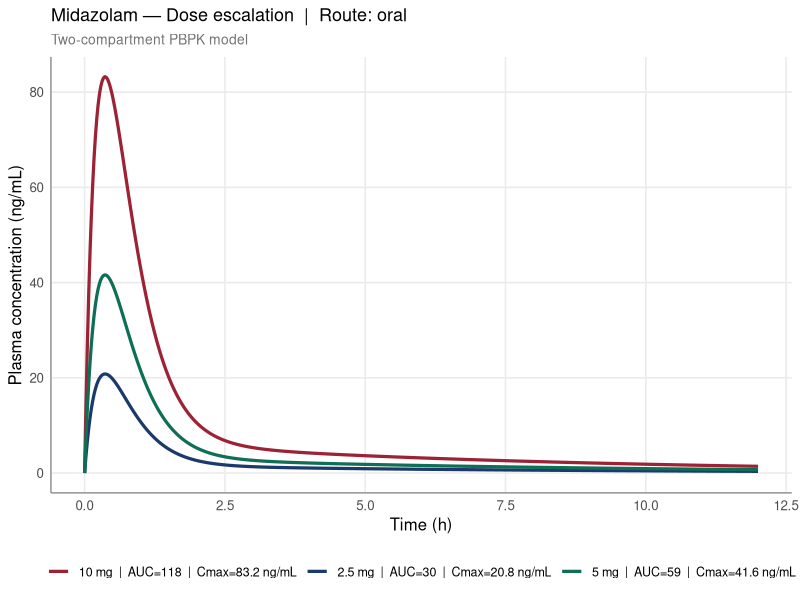
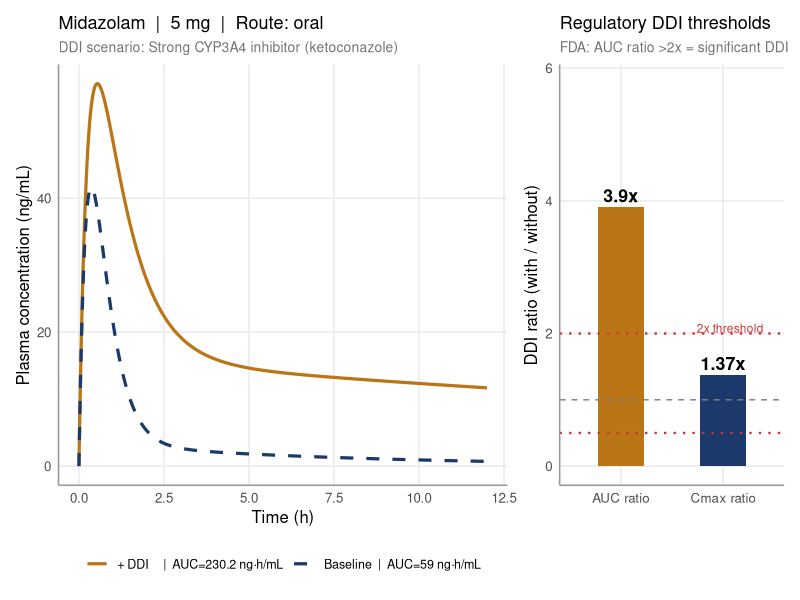
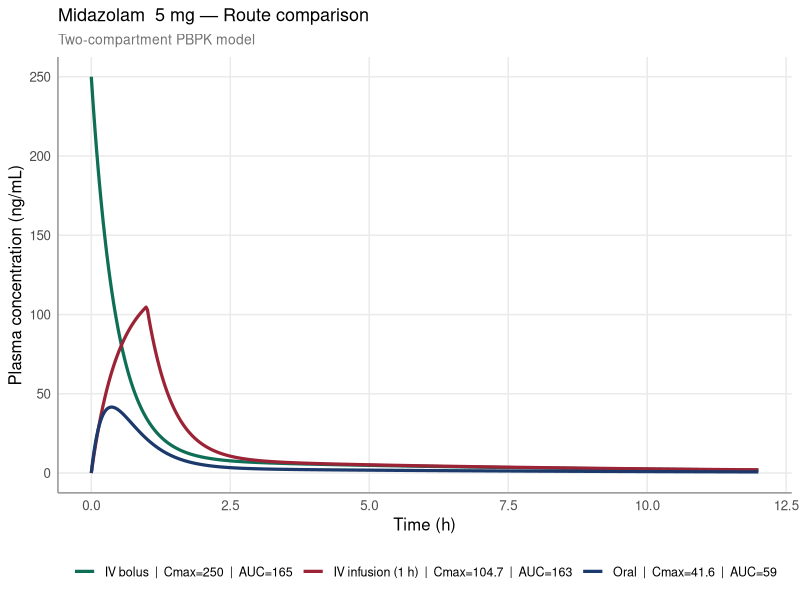
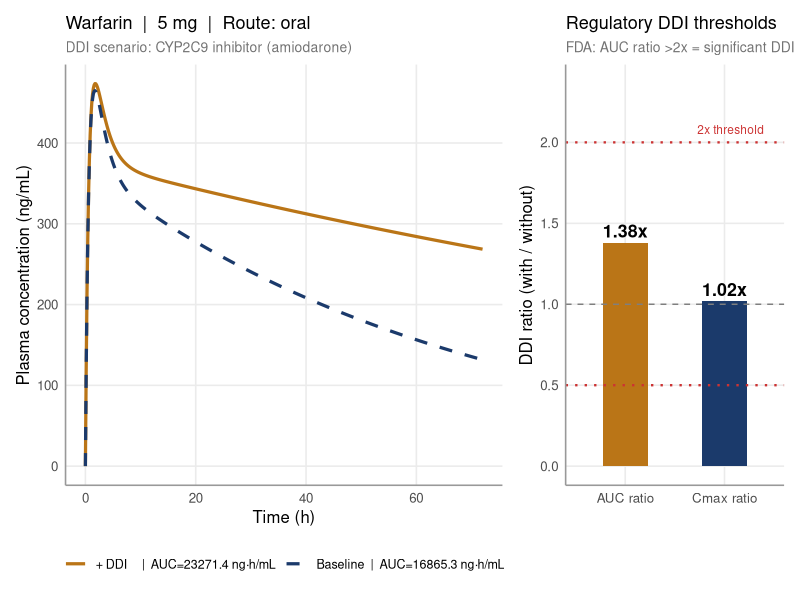
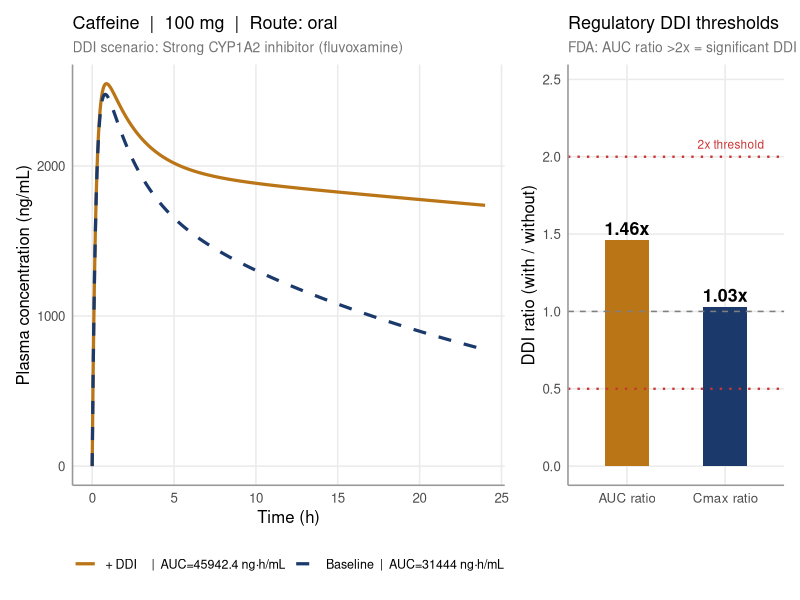
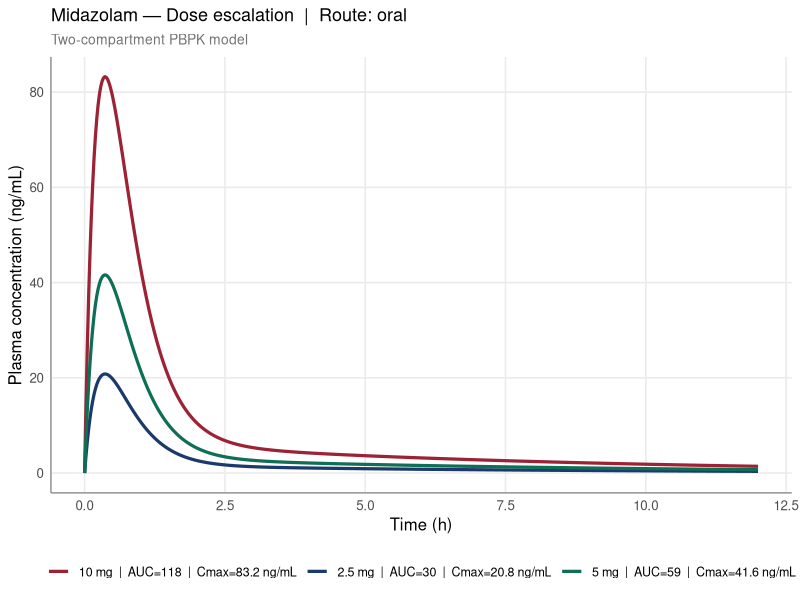
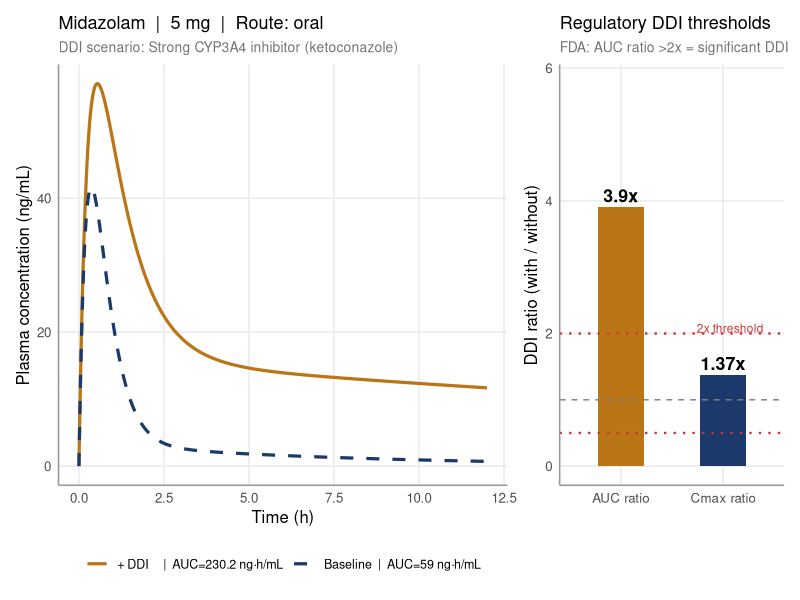
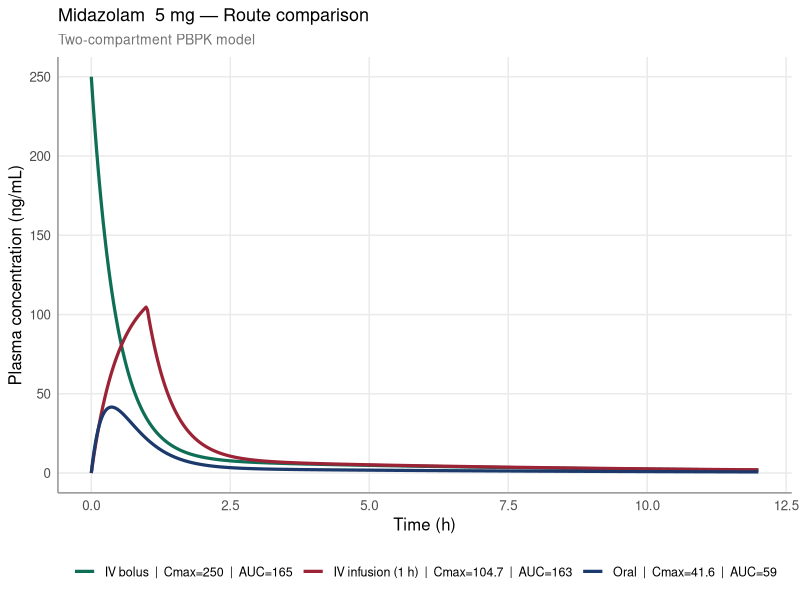

R code for these plots, in order:
# =============================================================================
# PBPK Two-Compartment Model with DDI Simulation
# =============================================================================
# Author : Krima R. Patel, Pharm.D. | M.S. Pharmaceutical Sciences Candidate
#          University at Buffalo, SUNY
#
# Required packages:
#   install.packages(c("deSolve", "ggplot2", "dplyr", "tidyr", "patchwork"))
# =============================================================================

library(deSolve)
library(ggplot2)
library(dplyr)
library(tidyr)
library(patchwork)

COL_BASE  <- "#1B3A6B"
COL_DDI   <- "#BA7517"
COL_DOSES <- c("#1B3A6B", "#0F6E56", "#9B2335")
THEME_CLN <- theme_minimal(base_size = 12) +
  theme(panel.grid.minor = element_blank(),
        panel.grid.major = element_line(color = "grey92"),
        axis.line = element_line(color = "grey60"),
        plot.title = element_text(size = 13, face = "plain"),
        plot.subtitle = element_text(size = 10, color = "grey45"),
        legend.position = "bottom",
        legend.text = element_text(size = 9))

# --------------------------------------------------------------------------
# Drug library
# --------------------------------------------------------------------------
drug_params <- list(
  midazolam = list(name="Midazolam", enzyme="CYP3A4", F=0.36, ka=3.5,
                   Vc=20, Vp=70, CL=28, Q=15, fm=0.95, mw=325.8,
                   doses=c(2.5,5,10), dose_unit="mg"),
  caffeine  = list(name="Caffeine",  enzyme="CYP1A2", F=1.00, ka=4.2,
                   Vc=35, Vp=15, CL=1.9, Q=5,  fm=0.95, mw=194.2,
                   doses=c(50,100,200), dose_unit="mg"),
  warfarin  = list(name="Warfarin",  enzyme="CYP2C9", F=0.99, ka=1.5,
                   Vc=8,  Vp=5,  CL=0.19,Q=1.5,fm=0.90, mw=308.3,
                   doses=c(2.5,5,10), dose_unit="mg")
)

# --------------------------------------------------------------------------
# DDI presets
# --------------------------------------------------------------------------
ddi_presets <- list(
  ketoconazole = list(label="Strong CYP3A4 inhibitor (ketoconazole)", enzyme="CYP3A4", R_inh=0.95),
  fluconazole  = list(label="Moderate CYP3A4 inhibitor (fluconazole)",enzyme="CYP3A4", R_inh=0.55),
  rifampicin   = list(label="CYP3A4 inducer (rifampicin)",            enzyme="CYP3A4", R_inh=-0.60),
  fluvoxamine  = list(label="Strong CYP1A2 inhibitor (fluvoxamine)",  enzyme="CYP1A2", R_inh=0.90),
  amiodarone   = list(label="CYP2C9 inhibitor (amiodarone)",          enzyme="CYP2C9", R_inh=0.75)
)

# --------------------------------------------------------------------------
# Effective clearance (DDI adjustment)
# CL_eff = CL * (1 - fm * R_inhibition)
# --------------------------------------------------------------------------
effective_cl <- function(drug, perpetrator = NULL) {
  if (is.null(perpetrator)) return(drug$CL)
  mod   <- ddi_presets[[perpetrator]]
  R_inh <- if (!is.null(mod) && mod$enzyme == drug$enzyme) mod$R_inh else 0
  max(drug$CL * (1 - drug$fm * R_inh), 0.001)
}

# --------------------------------------------------------------------------
# ODE system — two-compartment PBPK
# State: c(A_gut, A_central, A_periph)
#
# Oral:
#   dA_gut/dt = -ka * A_gut
#   dA_c/dt   = F*ka*A_gut - (CL_eff/Vc)*A_c - (Q/Vc)*A_c + (Q/Vp)*A_p
#   dA_p/dt   = (Q/Vc)*A_c - (Q/Vp)*A_p
#
# IV bolus: A_gut=0, A_c(0)=Dose
# IV infusion (1h): zero-order rate into central for t <= 1
# --------------------------------------------------------------------------
pbpk_ode <- function(t, y, parms) {
  with(as.list(c(y, parms)), {
    inf_rate <- if (route == "iv_infusion" && t <= 1) dose / 1.0 else 0
    dA_gut   <- if (route == "oral") -ka * A_gut else 0
    dA_c     <- (if (route == "oral") F_oral * ka * A_gut else 0) +
                inf_rate - (CL_eff/Vc)*A_central - (Q/Vc)*A_central + (Q/Vp)*A_periph
    dA_p     <- (Q/Vc)*A_central - (Q/Vp)*A_periph
    list(c(dA_gut=dA_gut, A_central=dA_c, A_periph=dA_p))
  })
}

# --------------------------------------------------------------------------
# Simulation
# --------------------------------------------------------------------------
simulate_pbpk <- function(drug, dose, t_end=24, route="oral",
                           perpetrator=NULL, n_points=500) {
  CL_eff <- effective_cl(drug, perpetrator)
  parms  <- list(ka=drug$ka, F_oral=drug$F, Vc=drug$Vc, Vp=drug$Vp,
                 CL_eff=CL_eff, Q=drug$Q, route=route, dose=dose)
  y0 <- switch(route,
    oral        = c(A_gut=dose, A_central=0, A_periph=0),
    iv_bolus    = c(A_gut=0,    A_central=dose, A_periph=0),
    iv_infusion = c(A_gut=0,    A_central=0,    A_periph=0)
  )
  times <- seq(0, t_end, length.out=n_points)
  sol   <- ode(y=y0, times=times, func=pbpk_ode, parms=parms, method="lsoda")
  C     <- pmax(sol[,"A_central"] / drug$Vc, 0) * 1000  # mg/L -> ng/mL

  AUC  <- sum(diff(times) * (C[-length(C)] + C[-1]) / 2)
  Cmax <- max(C);  Tmax <- times[which.max(C)]

  idx <- seq(floor(0.7*n_points), n_points)
  fit <- tryCatch({
    m <- lm(log(C[idx][C[idx]>0]) ~ times[idx][C[idx]>0])
    kel <- -coef(m)[2];  if (kel>0) log(2)/kel else NA_real_
  }, error=function(e) NA_real_)

  data.frame(time=times, C_ng_mL=C, CL_eff=CL_eff,
             AUC=AUC, Cmax=Cmax, Tmax=Tmax, t_half=fit)
}

pk_summary <- function(df, label) {
  tibble(Scenario=label,
         `AUC (ng·h/mL)`=round(df$AUC[1],1),
         `Cmax (ng/mL)` =round(df$Cmax[1],1),
         `Tmax (h)`     =round(df$Tmax[1],2),
         `t½ (h)`       =round(df$t_half[1],2))
}

# --------------------------------------------------------------------------
# Plot: DDI comparison
# --------------------------------------------------------------------------
plot_ddi <- function(drug_key, dose, perpetrator, route="oral",
                     t_end=24, save_png=FALSE) {
  drug  <- drug_params[[drug_key]]
  base  <- simulate_pbpk(drug, dose, t_end, route)
  ddi_r <- simulate_pbpk(drug, dose, t_end, route, perpetrator)
  auc_r <- ddi_r$AUC[1]/base$AUC[1]
  cmax_r<- ddi_r$Cmax[1]/base$Cmax[1]
  lbl   <- ddi_presets[[perpetrator]]$label

  df <- bind_rows(
    base  %>% mutate(scenario=paste0("Baseline  |  AUC=",round(base$AUC[1],1)," ng·h/mL")),
    ddi_r %>% mutate(scenario=paste0("+ DDI     |  AUC=",round(ddi_r$AUC[1],1)," ng·h/mL"))
  )
  scn_col <- setNames(c(COL_BASE, COL_DDI), unique(df$scenario))

  p1 <- ggplot(df, aes(time, C_ng_mL, color=scenario, linetype=scenario)) +
    geom_line(linewidth=1.1) +
    scale_color_manual(values=scn_col) +
    scale_linetype_manual(values=c("solid","dashed")) +
    labs(x="Time (h)", y="Plasma concentration (ng/mL)",
         title=paste0(drug$name,"  |  ",dose," mg  |  Route: ",route),
         subtitle=paste0("DDI scenario: ",lbl), color=NULL, linetype=NULL) +
    THEME_CLN

  mdf <- tibble(Metric=c("AUC ratio","Cmax ratio"), Value=c(auc_r,cmax_r))
  p2  <- ggplot(mdf, aes(Metric, Value, fill=Metric)) +
    geom_col(width=0.45, show.legend=FALSE) +
    geom_hline(yintercept=1, linetype="dashed", color="grey50") +
    geom_hline(yintercept=2, linetype="dotted", color="#cc3333", linewidth=0.8) +
    geom_hline(yintercept=0.5, linetype="dotted", color="#cc3333", linewidth=0.8) +
    geom_text(aes(label=paste0(round(Value,2),"x")), vjust=-0.4, fontface="bold", size=4.5) +
    scale_fill_manual(values=c("AUC ratio"=COL_DDI,"Cmax ratio"=COL_BASE)) +
    scale_y_continuous(limits=c(0, max(c(auc_r,cmax_r))*1.35+0.5)) +
    annotate("text",x=2.4,y=2.08,label="2x threshold",size=3,color="#cc3333",hjust=1) +
    labs(x=NULL, y="DDI ratio (with / without)",
         title="Regulatory DDI thresholds",
         subtitle="FDA: AUC ratio >2x = significant DDI") +
    THEME_CLN

  out <- p1 + p2 + plot_layout(widths=c(2,1))
  if (save_png) { fname <- paste0("PBPK_",drug_key,"_",perpetrator,"_DDI.png"); ggsave(fname,out,width=11,height=4.5,dpi=150); message("Saved: ",fname) }
  print(out)
  cat("\n── PK Summary ───────────────────────\n")
  print(bind_rows(pk_summary(base,"Baseline"), pk_summary(ddi_r,paste0("+ ",lbl))))
  cat(sprintf("\nAUC ratio = %.2fx  |  Cmax ratio = %.2fx\n\n", auc_r, cmax_r))
  invisible(list(base=base, ddi=ddi_r))
}

# --------------------------------------------------------------------------
# Plot: Dose escalation
# --------------------------------------------------------------------------
plot_dose_escalation <- function(drug_key, route="oral", t_end=24, save_png=FALSE) {
  drug <- drug_params[[drug_key]]
  df   <- lapply(seq_along(drug$doses), function(i) {
    d   <- drug$doses[i]
    res <- simulate_pbpk(drug, dose=d, t_end=t_end, route=route)
    res %>% mutate(dose_label=paste0(d," ",drug$dose_unit,
      "  |  AUC=",round(res$AUC[1],0),"  |  Cmax=",round(res$Cmax[1],1)," ng/mL"), dose_idx=i)
  }) %>% bind_rows()
  dcol <- setNames(COL_DOSES[seq_along(drug$doses)], unique(df$dose_label))
  p <- ggplot(df, aes(time, C_ng_mL, color=dose_label)) +
    geom_line(linewidth=1.1) + scale_color_manual(values=dcol) +
    labs(x="Time (h)", y="Plasma concentration (ng/mL)",
         title=paste0(drug$name," — Dose escalation  |  Route: ",route),
         subtitle="Two-compartment PBPK model", color=NULL) + THEME_CLN
  if (save_png) { fname <- paste0("PBPK_",drug_key,"_dose_escalation.png"); ggsave(fname,p,width=8,height=4.5,dpi=150); message("Saved: ",fname) }
  print(p); invisible(df)
}

# --------------------------------------------------------------------------
# Plot: Route comparison
# --------------------------------------------------------------------------
plot_route_comparison <- function(drug_key, dose=NULL, t_end=24, save_png=FALSE) {
  drug   <- drug_params[[drug_key]]
  dose   <- if (is.null(dose)) drug$doses[2] else dose
  routes <- c("oral","iv_bolus","iv_infusion")
  labels <- c("Oral","IV bolus","IV infusion (1 h)")
  df <- lapply(seq_along(routes), function(i) {
    res <- simulate_pbpk(drug, dose, t_end, route=routes[i])
    res %>% mutate(route_label=paste0(labels[i],"  |  Cmax=",round(res$Cmax[1],1),
                                       "  |  AUC=",round(res$AUC[1],0)))
  }) %>% bind_rows()
  rcol <- setNames(COL_DOSES[seq_along(routes)], unique(df$route_label))
  p <- ggplot(df, aes(time, C_ng_mL, color=route_label)) +
    geom_line(linewidth=1.1) + scale_color_manual(values=rcol) +
    labs(x="Time (h)", y="Plasma concentration (ng/mL)",
         title=paste0(drug$name,"  ",dose," ",drug$dose_unit," — Route comparison"),
         subtitle="Two-compartment PBPK model", color=NULL) + THEME_CLN
  if (save_png) { fname <- paste0("PBPK_",drug_key,"_routes.png"); ggsave(fname,p,width=8,height=4.5,dpi=150); message("Saved: ",fname) }
  print(p); invisible(df)
}

# =============================================================================
# Run all analyses
# =============================================================================
cat("=================================================================\n")
cat("  PBPK Two-Compartment Model  |  Krima R. Patel, Pharm.D.\n")
cat("  University at Buffalo, SUNY\n")
cat("=================================================================\n\n")

cat("── [1] Midazolam oral dose escalation ──\n")
plot_dose_escalation("midazolam", route="oral",  t_end=12, save_png=TRUE)

cat("\n── [2] Midazolam DDI: ketoconazole ──\n")
plot_ddi("midazolam", dose=5, perpetrator="ketoconazole", t_end=12, save_png=TRUE)

cat("\n── [3] Midazolam route comparison ──\n")
plot_route_comparison("midazolam", dose=5, t_end=12, save_png=TRUE)

cat("\n── [4] Warfarin DDI: amiodarone ──\n")
plot_ddi("warfarin", dose=5, perpetrator="amiodarone", t_end=72, save_png=TRUE)

cat("\n── [5] Caffeine DDI: fluvoxamine ──\n")
plot_ddi("caffeine", dose=100, perpetrator="fluvoxamine", t_end=24, save_png=TRUE)

cat("\n── All analyses complete. PNG files saved.\n")
